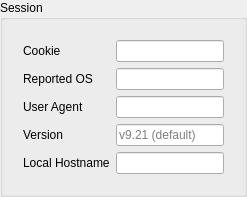
        <widget class="QGroupBox" name="session_box">
         <property name="title">
          <string>Session</string>
         </property>
         <layout class="QVBoxLayout" name="session_box_layout">
          <item>
           <widget class="QWidget" name="session_box_form_w" native="true">
            <layout class="QFormLayout" name="session_box_form">
             <item row="0" column="0">
              <widget class="QLabel" name="cookie_l">
               <property name="toolTip">
                <string>&lt;html&gt;&lt;head/&gt;&lt;body&gt;&lt;p&gt;Existing authentication session used to connect without first prompting for credentials. The accepted format depends on the flavor.&lt;/p&gt;&lt;/body&gt;&lt;/html&gt;</string>
               </property>
               <property name="text">
                <string>Cookie</string>
               </property>
              </widget>
             </item>
             <item row="0" column="1">
              <widget class="QLineEdit" name="cookie"/>
             </item>
             <item row="1" column="0">
              <widget class="QLabel" name="reported_os_l">
               <property name="toolTip">
                <string>&lt;html&gt;&lt;head/&gt;&lt;body&gt;&lt;p&gt;Operating system identity reported to the server. anyconnect, gp and pulse accept linux, linux-64, win, mac-intel, android and apple-ios. The system platform is used by default.&lt;/p&gt;&lt;/body&gt;&lt;/html&gt;</string>
               </property>
               <property name="text">
                <string>Reported OS</string>
               </property>
              </widget>
             </item>
             <item row="1" column="1">
              <widget class="QLineEdit" name="reported_os"/>
             </item>
             <item row="2" column="0">
              <widget class="QLabel" name="user_agent_l">
               <property name="toolTip">
                <string>&lt;html&gt;&lt;head/&gt;&lt;body&gt;&lt;p&gt;User agent reported to the server. The default is flavor specific.&lt;/p&gt;&lt;/body&gt;&lt;/html&gt;</string>
               </property>
               <property name="text">
                <string>User Agent</string>
               </property>
              </widget>
             </item>
             <item row="2" column="1">
              <widget class="QLineEdit" name="user_agent"/>
             </item>
             <item row="3" column="0">
              <widget class="QLabel" name="version_l">
               <property name="toolTip">
                <string>&lt;html&gt;&lt;head/&gt;&lt;body&gt;&lt;p&gt;Client version reported separately from the user agent. Currently used by AnyConnect XML authentication.&lt;/p&gt;&lt;/body&gt;&lt;/html&gt;</string>
               </property>
               <property name="text">
                <string>Version</string>
               </property>
              </widget>
             </item>
             <item row="3" column="1">
              <widget class="QLineEdit" name="version">
               <property name="placeholderText">
                <string>v9.21 (default)</string>
               </property>
              </widget>
             </item>
             <item row="4" column="0">
              <widget class="QLabel" name="local_hostname_l">
               <property name="toolTip">
                <string>&lt;html&gt;&lt;head/&gt;&lt;body&gt;&lt;p&gt;Local hostname reported to the server. The system hostname is used by default.&lt;/p&gt;&lt;/body&gt;&lt;/html&gt;</string>
               </property>
               <property name="text">
                <string>Local Hostname</string>
               </property>
              </widget>
             </item>
             <item row="4" column="1">
              <widget class="QLineEdit" name="local_hostname"/>
             </item>
            </layout>
           </widget>
          </item>
         </layout>
        </widget>
